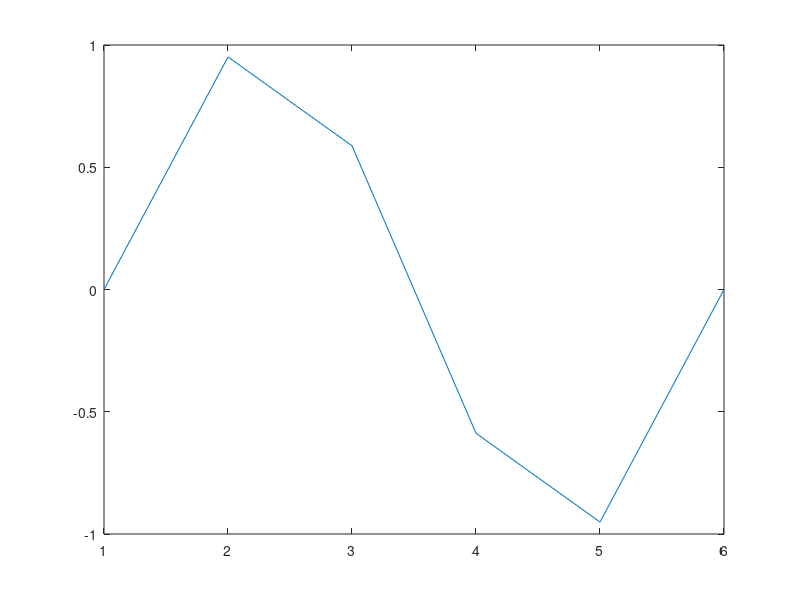
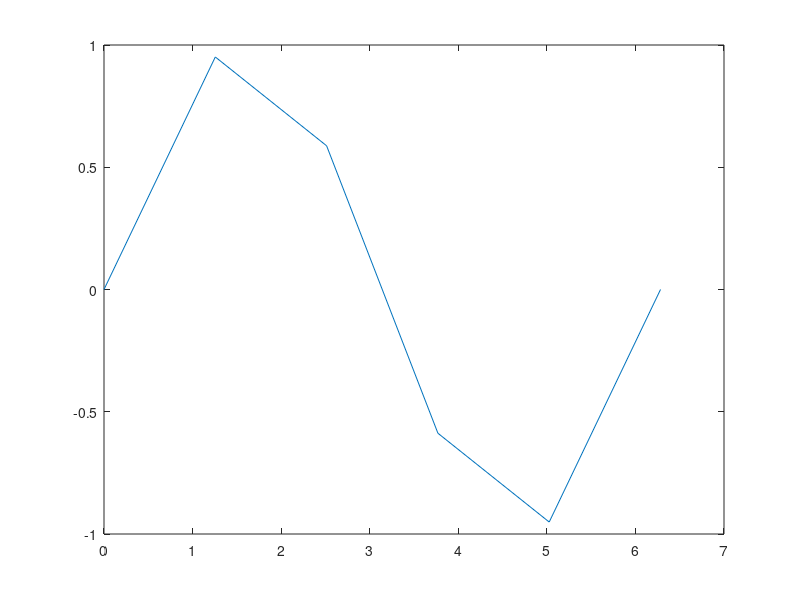
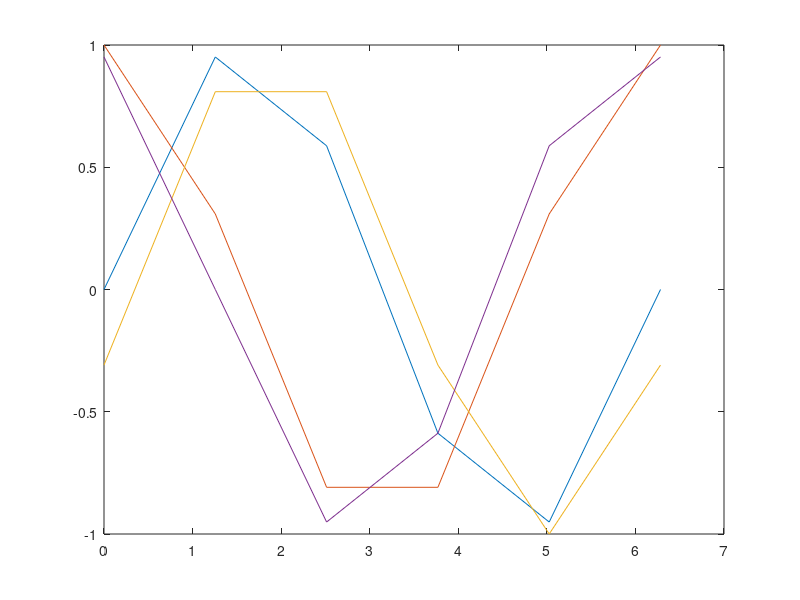
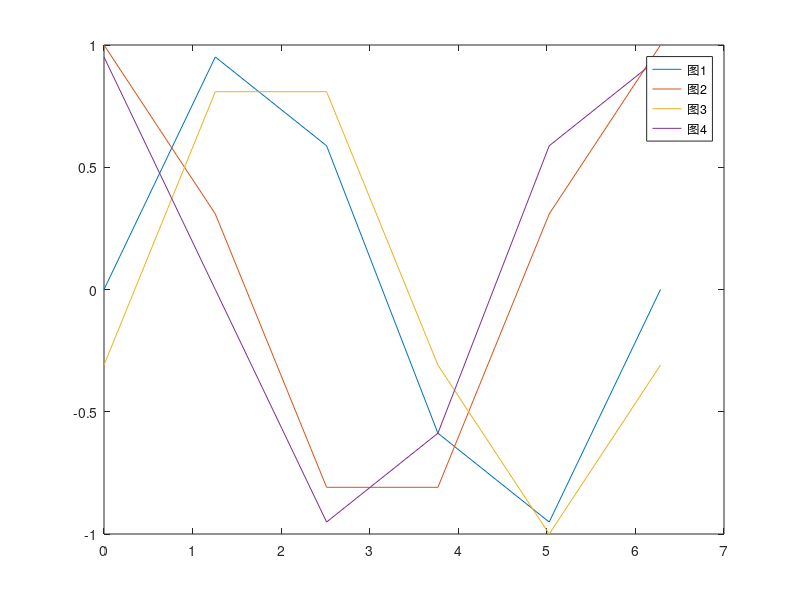

MATLAB code for these plots, in order:
x=0:0.4*pi:2*pi;
y1=sin(x);y2=cos(x);
y3=sin(x-0.1*pi);y4=cos(x+0.1*pi);
figure('Name','6-1-4 图1：plot(y1)');
plot(y1)
figure('Name','6-1-4 图2：plot(x,y1)');
plot(x,y1)
figure('Name','6-1-4 图3：矩阵数据');
plot(x,[y1;y2;y3;y4])
figure('Name','6-1-4 图4：多组数据和图例');
plot(x,y1,x,y2,x,y3,x,y4)
legend('图1','图2','图3','图4')
